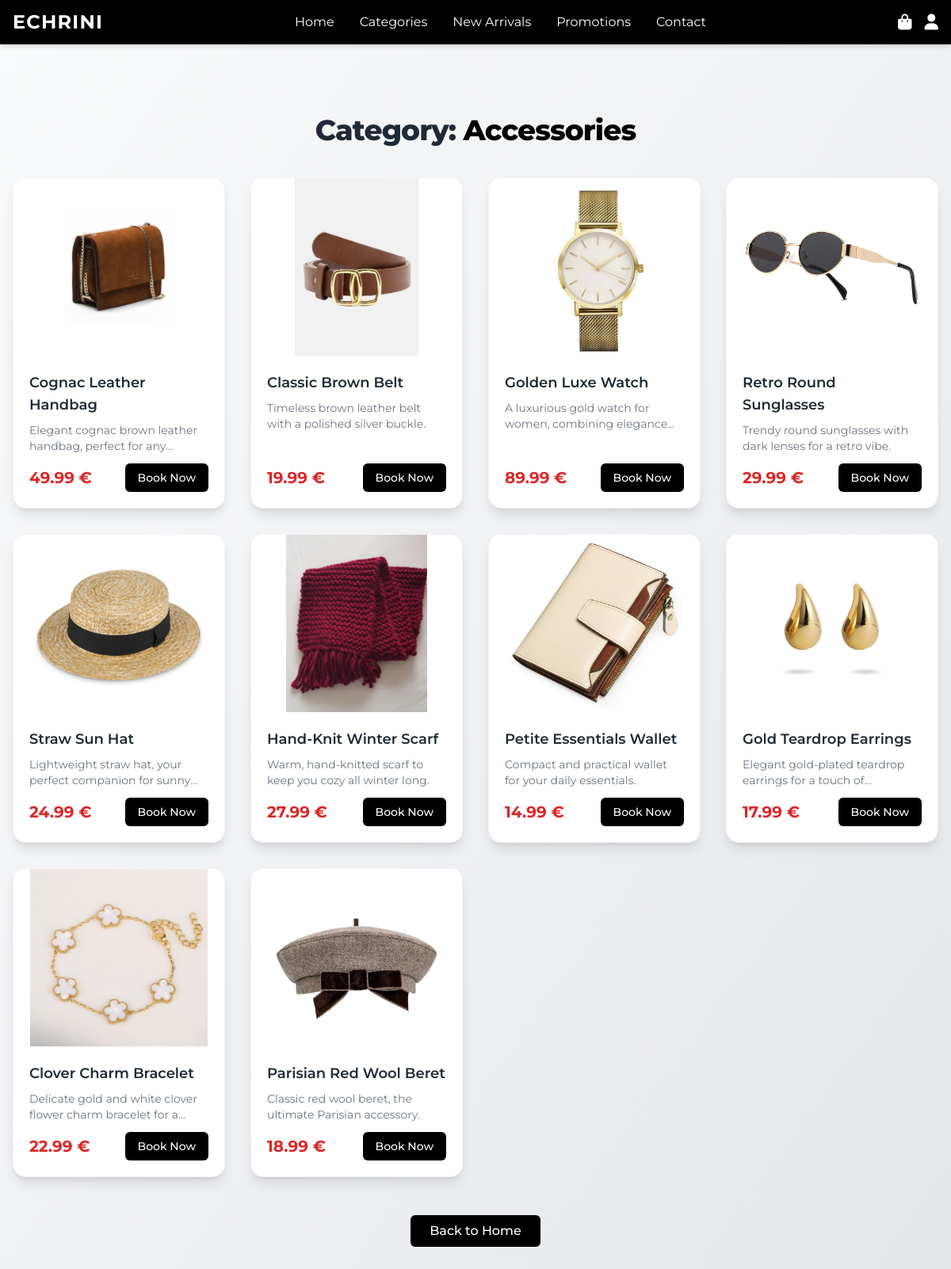
The page /category/5 on the database its author committed.
### models.py (models this page shows)
class Category(db.Model):
    id = db.Column(db.Integer, primary_key=True)
    name = db.Column(db.String(50), unique=True, nullable=False)

class Product(db.Model):
    id = db.Column(db.Integer, primary_key=True)
    name = db.Column(db.String(100), nullable=False)
    description = db.Column(db.Text)
    price = db.Column(db.Float, nullable=False)
    category_id = db.Column(db.Integer, db.ForeignKey('category.id'))
    image = db.Column(db.String(100))
    featured = db.Column(db.Boolean, default=False)

### app.py (the view)
@app.route('/category/<int:category_id>')
def category(category_id):
    category = Category.query.get_or_404(category_id)
    products = Product.query.filter_by(category_id=category_id).all()
    return render_template('category.html', category=category, products=products)

### templates/category.html (shortened to what this page needs)
<!DOCTYPE html>
<html lang="en">
<head>
    <script src="https://cdn.tailwindcss.com"></script>
    <link rel="stylesheet" href="https://cdnjs.cloudflare.com/ajax/libs/font-awesome/6.4.0/css/all.min.css">
</head>
<body class="bg-gradient-to-br from-gray-50 to-gray-200 min-h-screen pt-20">
    <header class="bg-black text-white shadow-md fixed w-full top-0 left-0 z-50">
        <div class="mx-auto px-4 py-3 flex justify-between items-center max-w-7xl">
            <a href="{{ url_for('home') }}" class="text-2xl font-bold tracking-wider">ECHRINI</a>
            <div class="hidden md:flex space-x-8">
                <a href="{{ url_for('home') }}" class="hover:text-gray-300 transition">Home</a>
                <a href="#categories" class="hover:text-gray-300 transition">Categories</a>
                <a href="#nouveautes" class="hover:text-gray-300 transition">New Arrivals</a>
                <a href="#promos" class="hover:text-gray-300 transition">Promotions</a>
                <a href="#contact" class="hover:text-gray-300 transition">Contact</a>
            </div>
            <div class="flex items-center space-x-4">
                <a href="{{ url_for('cart') }}" class="text-white hover:text-gray-300 transition">
                    <i class="fas fa-shopping-bag text-xl"></i>
                </a>
                <a href="{{ url_for('login') }}" class="text-white hover:text-gray-300 transition">
                    <i class="fas fa-user text-xl"></i>
                </a>
            </div>
        </div>
    </header>
    <main class="max-w-7xl mx-auto px-4 py-16">
        <h1 class="text-4xl font-extrabold mb-10 text-center text-gray-800 tracking-tight">Category: <span class="text-black">{{ category.name }}</span></h1>
        <div class="grid grid-cols-1 sm:grid-cols-2 md:grid-cols-3 lg:grid-cols-4 gap-8">
            {% for product in products %}
            <div class="bg-white rounded-2xl shadow-lg overflow-hidden flex flex-col transition-transform duration-300 hover:-translate-y-2 hover:shadow-2xl border border-gray-100">
                <div class="h-56 bg-gray-100 flex items-center justify-center relative group">
                    {% if product.image %}
                        <img src="{{ url_for('static', filename='images/' + product.image) }}" alt="{{ product.name }}" class="object-contain h-full w-full group-hover:scale-105 transition-transform duration-300" style="background:white;"/>
                    {% else %}
                        <i class="fas fa-box-open text-6xl text-gray-300"></i>
                    {% endif %}
                </div>
                <div class="p-5 flex-1 flex flex-col justify-between">
                    <h3 class="font-semibold text-lg mb-2 text-gray-800">{{ product.name }}</h3>
                    <p class="text-sm text-gray-500 mb-3 line-clamp-2">{{ product.description }}</p>
                    <div class="flex items-center justify-between mt-auto">
                        <span class="text-xl font-bold text-red-600">{{ product.price }} €</span>
                        <form method="post" action="{{ url_for('add_to_cart', product_id=product.id) }}" style="display:inline;">
                            <button type="submit" class="bg-black text-white px-4 py-2 rounded-md text-sm font-medium hover:bg-gray-800 transition">Book Now</button>
                        </form>
                    </div>
                </div>
            </div>
            {% else %}
            <div class="col-span-full text-center text-gray-500">No products in this category.</div>
            {% endfor %}
        </div>
        <div class="mt-12 text-center">
            <a href="{{ url_for('home') }}" class="inline-block bg-black text-white px-6 py-2 rounded-md font-medium hover:bg-gray-800 transition">Back to Home</a>
        </div>
    </main>
</body>
</html>

### templates/category.html (style rules this page uses)
body { font-family: 'Montserrat', sans-serif; }

### rows shown on the page
Category: name "Accessories"
Product: image (picture), name "Cognac Leather Handbag", description "Elegant cognac brown leather handbag, perfect for…", price "49.99"
Product: image (picture), name "Classic Brown Belt", description "Timeless brown leather belt with a polished silver buckle.", price "19.99"
Product: image (picture), name "Golden Luxe Watch", description "A luxurious gold watch for women, combining…", price "89.99"
Product: image (picture), name "Retro Round Sunglasses", description "Trendy round sunglasses with dark lenses for a retro vibe.", price "29.99"
Product: image (picture), name "Straw Sun Hat", description "Lightweight straw hat, your perfect companion for…", price "24.99"
Product: image (picture), name "Hand-Knit Winter Scarf", description "Warm, hand-knitted scarf to keep you cozy all winter long.", price "27.99"
Product: image (picture), name "Petite Essentials Wallet", description "Compact and practical wallet for your daily essentials.", price "14.99"
Product: image (picture), name "Gold Teardrop Earrings", description "Elegant gold-plated teardrop earrings for a touch…", price "17.99"
Product: image (picture), name "Clover Charm Bracelet", description "Delicate gold and white clover flower charm bracelet for…", price "22.99"
Product: image (picture), name "Parisian Red Wool Beret", description "Classic red wool beret, the ultimate Parisian accessory.", price "18.99"
